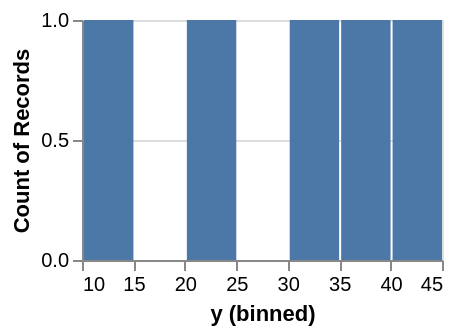

Source (Vega-Lite JSON):
### Vega-Lite specification from a JSON file in a GitHub repository (floating-point values rounded to 4 significant figures)
{"width": 180, "height": 120, "data": {"values": [{"x": 1, "y": 12, "s": 30, "g": "x"}, {"x": 2, "y": 30, "s": 80, "g": "x"}, {"x": 3, "y": 22, "s": 50, "g": "y"}, {"x": 4, "y": 44, "s": 120, "g": "y"}, {"x": 5, "y": 38, "s": 70, "g": "x"}]}, "mark": "bar", "encoding": {"x": {"field": "y", "type": "quantitative", "bin": true}, "y": {"aggregate": "count", "type": "quantitative"}}}
